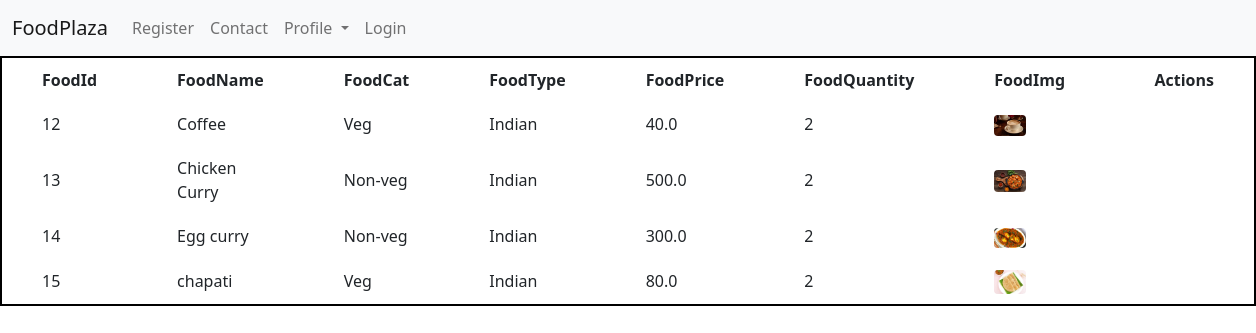
The app's page /menu/ with its own data.
### food/models.py (models this page shows)
class Food(models.Model):
    foodId=models.AutoField(primary_key=True)
    foodName= models.CharField(max_length=30)
    foodCat=models.CharField(max_length=50)
    foodType=models.CharField(max_length=15,default="Indian")
    foodPrice=models.FloatField(max_length=15)
    foodQuantity=models.IntegerField(default=0)
    foodImage=models.ImageField(upload_to="media",default="")
    class Meta:
        db_table="Food"

### food/views.py (the view)
# urls.py: path('menu/',views.menu,name="menu"),
def menu(request):
    mainmenu=Food.objects.all()
    return render(request, "menu.html", {"menu":mainmenu})

### templates/menu.html (shortened to what this page needs)
<!DOCTYPE html>
{%load static%}
<html lang="en">
<head>
</head>
<body>
{% include 'base.html' %}
<table >
<tr style="margin-top: 20px;" >
<th style="Padding: 10px 40px">FoodId</th>
<th style="Padding: 10px 40px">FoodName</th>
<th style="Padding: 10px 40px">FoodCat</th>
<th style="Padding: 10px 40px">FoodType</th>
<th style="Padding: 10px 40px">FoodPrice</th>
<th style="Padding: 10px 40px">FoodQuantity</th>
<th style="Padding: 10px 40px">FoodImg</th>
<th style="Padding: 10px 40px">Actions</th>
</tr>
{% for i in menu%}
<tr >
<td style="Padding: 10px 40px">{{i.foodId}}</td>
<td style="Padding: 10px 40px">{{i.foodName}}</td>
<td style="Padding: 10px 40px">{{i.foodCat}}</td>
<td style="Padding: 10px 40px">{{i.foodType}}</td>
<td style="Padding: 10px 40px">{{i.foodPrice}}</td>
<td style="Padding: 10px 40px">{{i.foodQuantity}}</td>
<td style="Padding: 10px 40px"><img style="border-radius: 4px;  max-width: 40%; height: auto;" src="{{i.foodImage.url}}"/></td>
</tr>
{% endfor %}
</table>
</body>
</html>

### templates/base.html (shortened to what this page needs)
<!doctype html>
<html lang="en">
  <head>
    <link href="https://cdn.jsdelivr.net/npm/bootstrap@5.0.0-beta1/dist/css/bootstrap.min.css" rel="stylesheet">
      </head>
  <body>
    <nav class="navbar navbar-expand-lg navbar-light bg-light">
  <div class="container-fluid">
    <a class="navbar-brand" href="#">FoodPlaza</a>
    <div class="collapse navbar-collapse" id="navbarSupportedContent">
      <ul class="navbar-nav me-auto mb-2 mb-lg-0">
        <li class="nav-item">
          <a class="nav-link" href="#">Register</a>
        </li>
        <li class="nav-item">
          <a class="nav-link" href="#">Contact</a>
        </li>
        <li class="nav-item dropdown">
          <a class="nav-link dropdown-toggle" href="#" id="navbarDropdown" role="button" data-bs-toggle="dropdown" aria-expanded="false">
            Profile
          </a>
        </li>
       {% if request.session.userId or request.session.adminId %}
                <li>
                    <a class="nav-link" href="/logout">Logout</a>
                </li>
                <li><a class="nav-link" href="changepass/">Change Password</a></li>
                {% else %}
                <li>
                    <a class="nav-link" href="/login">Login</a>
                </li>
                {% endif %}
      </ul>
    </div>
  </div>
</nav>
  </body>
</html>

### templates/menu.html (style rules this page uses)
table { border: 2px solid black; }
td { border: 1px solid black; }
tr { border: 1px solid black; }
th { border: 2px solid black; }

### records on screen
Food: foodId "12", foodName "Coffee", foodCat "Veg", foodType "Indian", foodPrice "40.0", foodQuantity "2", foodImage (picture)
Food: foodId "13", foodName "Chicken Curry", foodCat "Non-veg", foodType "Indian", foodPrice "500.0", foodQuantity "2", foodImage (picture)
Food: foodId "14", foodName "Egg curry", foodCat "Non-veg", foodType "Indian", foodPrice "300.0", foodQuantity "2", foodImage (picture)
Food: foodId "15", foodName "chapati", foodCat "Veg", foodType "Indian", foodPrice "80.0", foodQuantity "2", foodImage (picture)
